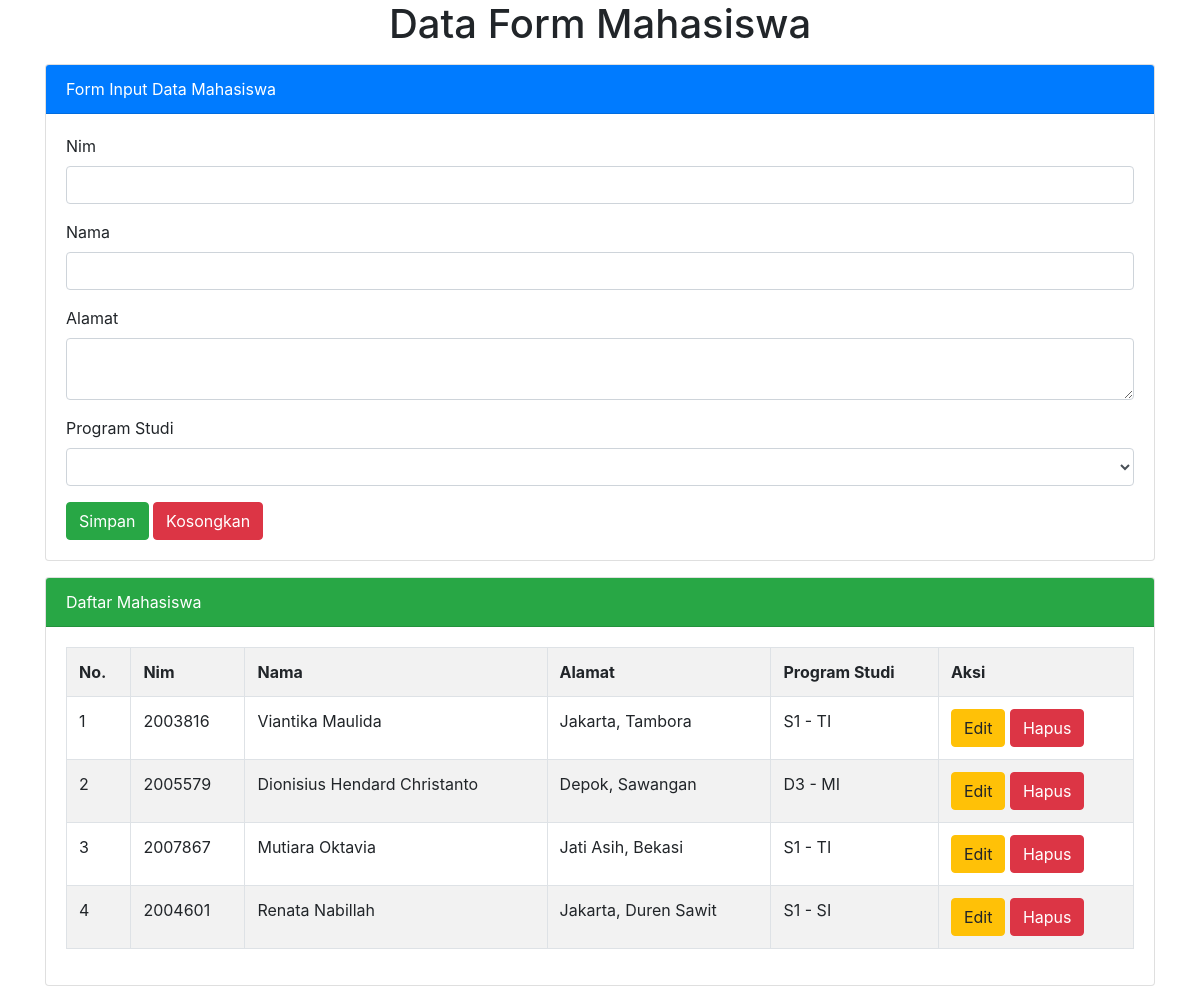
Screenshot of /CRUD/index.php with the database file from the repository.
### tables this page shows
CREATE TABLE IF NOT EXISTS `tmhs` (
`id_mhs` int(11) NOT NULL,
  `nim` varchar(9) NOT NULL,
  `nama` varchar(100) NOT NULL,
  `alamat` varchar(128) NOT NULL,
  `prodi` varchar(50) NOT NULL
);

### CRUD/index.php (the view, shortened to what this page needs)
<?php
	$server = "localhost";
	$user = "root";
	$pass = "";
	$database = "dblatihan";
	$koneksi = mysqli_connect($server, $user, $pass, $database)or die(mysqli_error($koneksi));
?>
<!DOCTYPE html>
<html>
<head>
	<link rel="stylesheet" type="text/css" href="css/bootstrap.min.css">
</head>
<body>
<div class="container">
	<h1 class="text-center">Data Form Mahasiswa</h1>
	<div class="card mt-3">
	  <div class="card-header bg-primary text-white">
	    Form Input Data Mahasiswa
	  </div>
	  <div class="card-body">
	    <form method="post" action="">
	    	<div class="form-group">
	    		<label>Nim</label>
	    		<input type="text" name="tnim" value="<?=@$vnim?>" class="form-control" placeholder="" required>
	    	</div>
	    	<div class="form-group">
	    		<label>Nama</label>
	    		<input type="text" name="tnama" value="<?=@$vnama?>" class="form-control" placeholder="" required>
	    	</div>
	    	<div class="form-group">
	    		<label>Alamat</label>
	    		<textarea class="form-control" name="talamat"  placeholder=""><?=@$valamat?></textarea>
	    	</div>
	    	<div class="form-group">
	    		<label>Program Studi</label>
	    		<select class="form-control" name="tprodi">
	    			<option value="<?=@$vprodi?>"><?=@$vprodi?></option>
	    			<option value="D3-Informatika">D3-Informatika</option>
	    		</select>
	    	</div>
	    	<button type="submit" class="btn btn-success" name="bsimpan">Simpan</button>
	    	<button type="reset" class="btn btn-danger" name="breset">Kosongkan</button>
	    </form>
	  </div>
	</div>
	<div class="card mt-3">
	  <div class="card-header bg-success text-white">
	    Daftar Mahasiswa
	  </div>
	  <div class="card-body">
	    <table class="table table-bordered table-striped">
	    	<tr>
	    		<th>No.</th>
	    		<th>Nim</th>
	    		<th>Nama</th>
	    		<th>Alamat</th>
	    		<th>Program Studi</th>
	    		<th>Aksi</th>
	    	</tr>
	    	<?php
	    		$no = 1;
	    		$tampil = mysqli_query($koneksi, "SELECT * from tmhs order by id_mhs desc");
	    		while($data = mysqli_fetch_array($tampil)) :
	    	?>
	    	<tr>
	    		<td><?=$no++;?></td>
	    		<td><?=$data['nim']?></td>
	    		<td><?=$data['nama']?></td>
	    		<td><?=$data['alamat']?></td>
	    		<td><?=$data['prodi']?></td>
	    		<td>
	    			<a href="index.php?hal=edit&id=<?=$data['id_mhs']?>" class="btn btn-warning"> Edit </a>
	    			<a href="index.php?hal=hapus&id=<?=$data['id_mhs']?>"
	    			   onclick="return confirm('Apakah yakin ingin menghapus data ini?')" class="btn btn-danger"> Hapus </a>
	    		</td>
	    	</tr>
	    <?php endwhile; ?>
	    </table>
	  </div>
	</div>
</div>
</body>
</html>

### rows the page displays
tmhs: nim "2003816", nama "Viantika Maulida", alamat "Jakarta, Tambora", prodi "S1 - TI"
tmhs: nim "2005579", nama "Dionisius Hendard Christanto", alamat "Depok, Sawangan", prodi "D3 - MI"
tmhs: nim "2007867", nama "Mutiara Oktavia", alamat "Jati Asih, Bekasi", prodi "S1 - TI"
tmhs: nim "2004601", nama "Renata Nabillah", alamat "Jakarta, Duren Sawit", prodi "S1 - SI"
